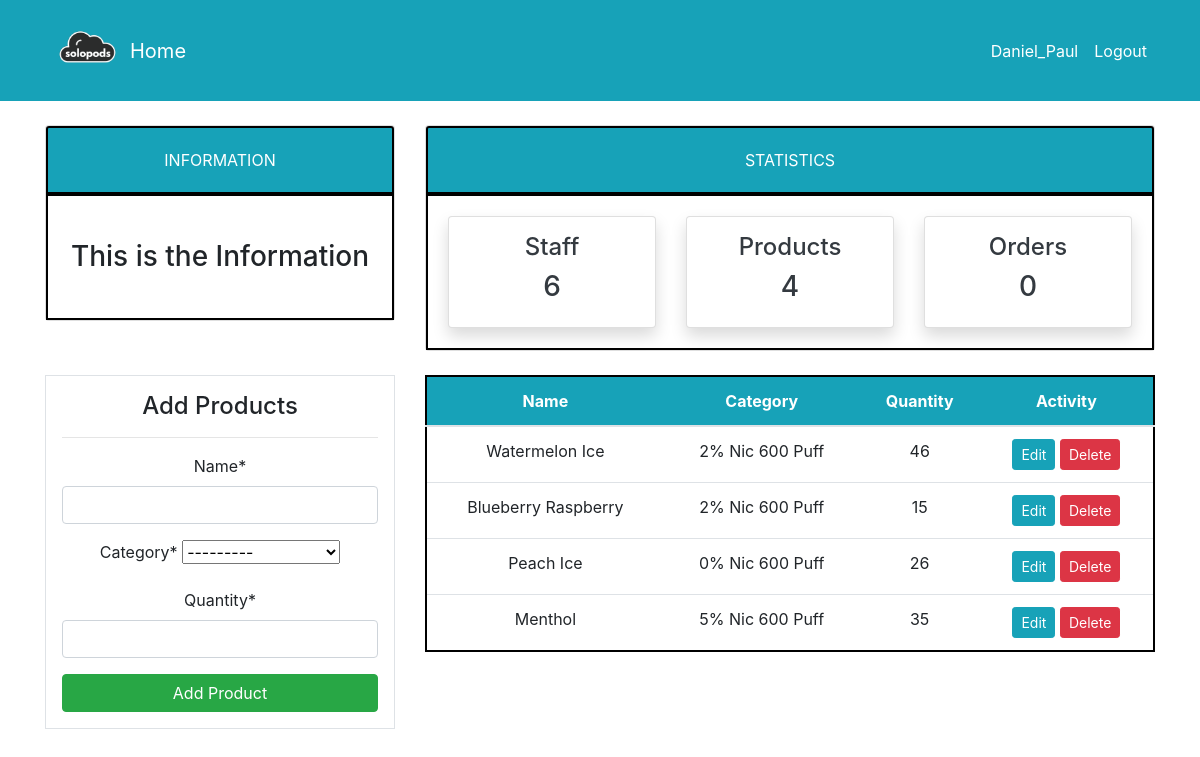
/product/ (signed in), run on the app's committed database.
### dashboard/models.py (models this page shows, shortened)
class Product(models.Model):
    name = models.CharField(max_length=100, null=True)
    category = models.CharField(max_length=20, choices=CATEGORY, null=True)
    quantity = models.PositiveIntegerField(null=True)
    iva_rate = models.DecimalField(max_digits=5, decimal_places=2, null=True)
    class Meta:
        verbose_name_plural = 'Product'

### dashboard/views.py (the view)
# urls.py: path('product/', views.product, name='dashboard-product'),
@login_required
def product(request):
    items = Product.objects.all() # Using ORM
    product_count = items.count()
    workers_count = User.objects.all().count()
    orders_count = Order.objects.all().count()
    if request.method == 'POST':
        form = ProductForm(request.POST)
        if form.is_valid():
            form.save()
            product_name = form.cleaned_data.get('name')
            messages.success(request, f'{product_name} has been added')
            return redirect('dashboard-product')
    else:
        form = ProductForm()
    context = {
        'items': items,
        'form': form,
        'workers_count': workers_count,
        'orders_count': orders_count,
        'product_count': product_count,
    }
    return render(request, 'dashboard/product.html', context)

### dashboard/forms.py
class ProductForm(forms.ModelForm):
    class Meta:
        model = Product
        fields = ['name', 'category', 'quantity']

### templates/dashboard/product.html (shortened to what this page needs)
{% extends 'partials/base.html' %}
{% load crispy_forms_tags %}
{% block content %}
{% include 'partials/topnav.html' %}
    <div class="container">
        <div class="row my-4">
            <div class="col-md-4">
                <div class="border bg-white p-3">
                    <h4>Add Products</h4>
                    <hr>
                    <form method="POST">
                        {{ form|crispy }}
                        <input class="btn btn-success btn-block" type="submit" value="Add Product">
                    </form>
                </div>
            </div>
            <div class="col-md-8">
                <table class="table bg-white">
                    <thead class="bg-info">
                        <tr class="text-white">
                            <th scope="col">Name</th>
                            <th scope="col">Category</th>
                            <th scope="col">Quantity</th>
                            <th scope="col">Activity</th>
                        </tr>
                    </thead>
                    <tbody>
                        {% for item in items %}
                        <tr>
                            <td>{{ item.name }}</td>
                            <td>{{ item.category }}</td>
                            <td>{{ item.quantity }}</td>
                            <td>
                                <a class="btn btn-info btn-sm" href="{% url 'dashboard-product-update' item.id %}">Edit</a>
                                <a class="btn btn-danger btn-sm" href="{% url 'dashboard-product-delete' item.id %}">Delete</a>
                            </td>
                        </tr>
                        {% endfor %}
                    </tbody>
                </table>
            </div>
        </div>
    </div>
{% endblock %}

### templates/partials/nav.html (shortened to what this page needs)
    <nav class="navbar navbar-expand-lg navbar-info bg-info">
        {% if user.is_authenticated %}
        <div class="container">
            <img src="../../media/background/4.png" width="85" height="85">
            <a class="navbar-brand text-white" href="/web/productos">Home</a>
            <div class="collapse navbar-collapse" id="navbarSupportedContent">
                <ul class="navbar-nav mr-auto">
                    <li class="nav-item active">
                        <a class="nav-link text-white" href="{% url 'dashboard-index' %}">  </a>
                    </li>
                </ul>
                <ul class="navbar-nav ml-auto">
                    <li class="nav-item active">
                        <a class="nav-link text-white" href="{% url 'user-profile' %}">{{ user.username }}</a>
                    </li>
                    <li class="nav-item">
                        <a class="nav-link text-white" href="{% url 'user-logout' %}">Logout</a>
                    </li>
                </ul>
                {% endif %}
            </div>
        </div>
    </nav>

### static/style.css (style rules this page uses)
body { background: rgb(255, 255, 255); }
.bg-white { text-align: center; border: 2px solid #000; padding: 20px; }

### data on the page
Product: name "Watermelon Ice", category "2% Nic 600 Puff", quantity "46"
Product: name "Blueberry Raspberry", category "2% Nic 600 Puff", quantity "15"
Product: name "Peach Ice", category "0% Nic 600 Puff", quantity "26"
Product: name "Menthol", category "5% Nic 600 Puff", quantity "35"

### other printed values
{{ user.username }} "Daniel_Paul"
{{ workers_count }} "6"
{{ product_count }} "4"
{{ orders_count }} "0"
